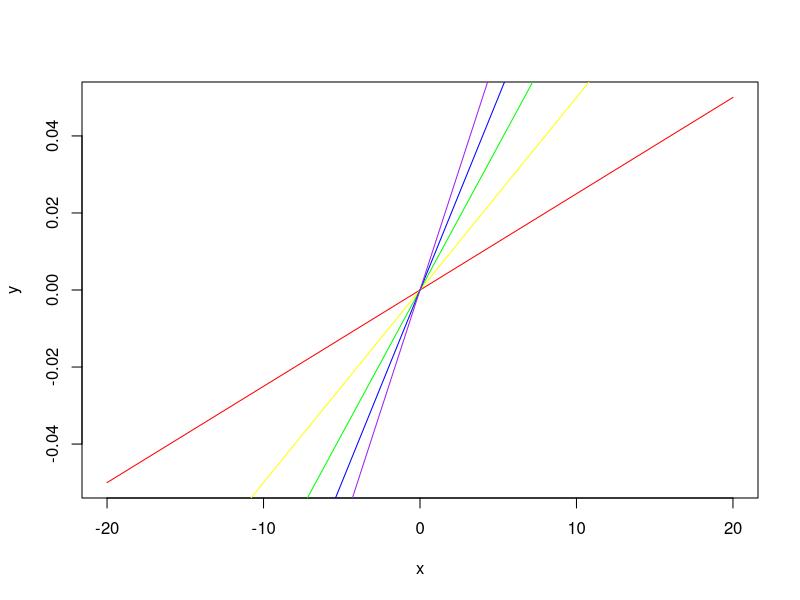

This figure's R source:
#Exercise for function

#number 1
E <- function(x, y){
  z <- sqrt(x)+y^2
  return(z)
}
E(2,4)


#number 2
G <- function(a, b){
  v <- a*b*(a^2+(b/3))
  return(v)
}
G(2,4)


#number 3
H <- function(x, y){
  w <- sqrt(E(2,2)+3+G(2,2))
  return(w)
}
H(2,5)


#number 4
f.1 <- function(x){
  i <- x^3 + x + 1
  return(i)
}

f.2 <- function(x){
  u <- sqrt(x)-1
  return(u)
}
f1f2 <- function(x){
  t <- f.1(f.2(x))
  return(t)
}
t(2)

#number 5
f1 <- function(x){
  o <- 1/x
  return(o)
}


f2 <- function(x){
  p <- 2/x
  return(p)
}


f3 <- function(x){
  l <- 3/x
  return(l)
}


f4 <- function(x){
  m <- 4/x
  return(m)
}


f5 <- function(x){
  k <- 5/x
  return(k)
}

x<-c(-20,20)
plot(x, f1(x), ylab='y', type='l', col='red')
lines(x, f2(x), col='yellow')
lines(x, f3(x), col='green')
lines(x, f4(x), col='blue')
lines(x, f5(x), col='purple')

